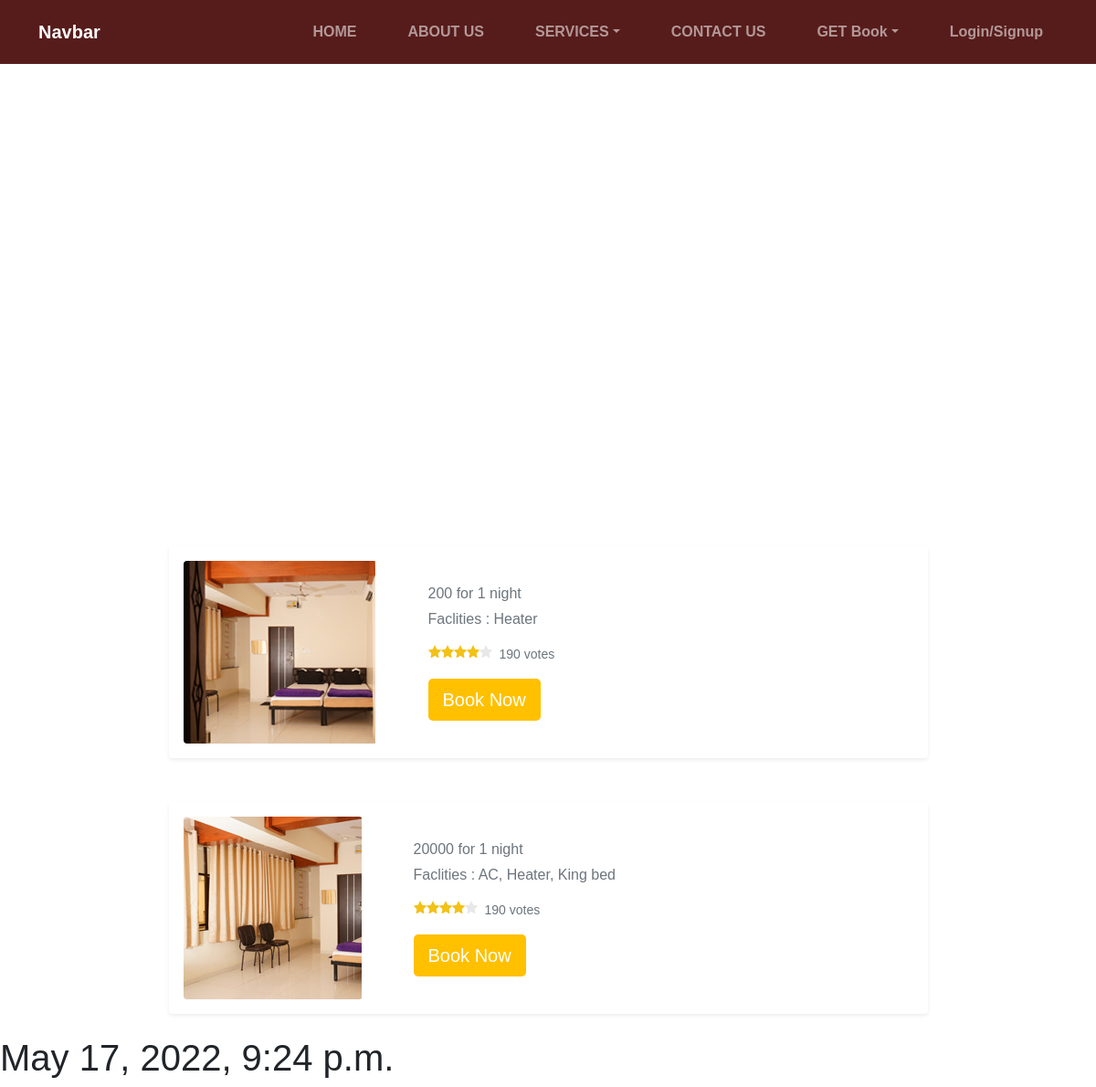
The app's page /rooms/test with its own data.
### rooms/models.py (models this page shows, shortened)
class room(models.Model):
    name = models.CharField(max_length=50)
    room_capacity = models.CharField(max_length=500)
    facilities = models.CharField(max_length=500)
    price = models.IntegerField()
    image = models.ImageField(upload_to='images/room')

class room_book(models.Model):
    room = models.ForeignKey(room, on_delete=models.CASCADE)
    name = models.CharField(max_length=50)
    from_date_time = models.DateTimeField(auto_now=False, auto_now_add=False)
    to_date_time = models.DateTimeField(auto_now=False)
    mobile = models.IntegerField()
    total_bill = models.IntegerField()
    adults = models.IntegerField()
    children = models.IntegerField()
    user = models.ForeignKey(User, on_delete=models.CASCADE)

### rooms/views.py (the view)
# urls.py: path('test', test, name='test'),
def test(request):
    adad = room_book.objects.last()
    adad = adad.from_date_time
    data =  room.objects.all()
    return render(request, 'hotel_rooms.html', {"daadadta" : adad, 'data' : data})

### templates/hotel_rooms.html (shortened to what this page needs)
{% extends 'base.html' %}
{% load static %}
{% block content %}
    <section class="store-hero">
    </section>
    <div class="container">
        <div class="row" style="justify-content: center;">
            <div class="col-md-9">
                {% for i in data %}
                <div class="card shadow-sm mt-5 mb-4 flex-lg-row flex-column gap-lg-5">
                    <div>
                    <img class="card-img-top"
                            src="{{ i.image.url }}"
                            alt="Card image cap" style="height:100%; width: 100%">
                    </div>
                    <div class="card-body">
                        <div class="d-flex flex-column">
                            <div>
                            <span class="text-muted d-block mb-1"> {{ i.price }} for 1 night</span>
                            <p class="card-text text-muted mb-1"> Faclities : {{ i.facilities }}
                            </p>
                        </div>
                            <div class="rating-stars mt-1 mb-3 d-flex align-items-center">
                                <small class="text-muted ms-2 d-block mt-2"> 190 votes</small>
                            </div>
                        </div>
                        <div>
                            <input type="button" class="btn btn-lg" onclick="openModal()" value="Book Now">
                        </div>
                    </div>
                </div>
                {% endfor %}
            </div>
        </div>
    </div>
<h1> {{ daadadta }} </h1>
{% endblock content %}

### static/styles.css (style rules this page uses)
*, *::after, *::before { box-sizing: 0; }
:root { --yellow-bg: #ffc000; --chocolate-bg: #561c1b; }
body { margin: 0; padding: 0; font-family: "Ralway", sans-serif; }
.store-hero { position: relative; height: 60vh; }
.store-hero::before { content: ""; background-image: url("http://vaibhavfoods.in/wp-content/uploads/2020/02/Hotel.jpg?id=1319"); background-repeat: no-repeat; background-size: cover; position: absolute; top: 0; left: 0; right: 0; height: 60vh; }
.btn { background-color: var(--yellow-bg); transition: background-color 0.3s ease; color: white; border: none; }
.card { border: none; padding: 1em; }
.card-body { padding: 0.5rem; }
.card .card-img-top { height: 117px; width: 117px; border-radius: 0.25rem; overflow: hidden; }

### records on screen
room: image (picture), price "200", facilities "Heater"
room: image (picture), price "20000", facilities "AC, Heater, King bed"
room_book: from_date_time "May 17, 2022, 9:24 p.m."
